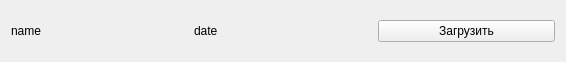
<?xml version="1.0" encoding="UTF-8"?>
<ui version="4.0">
 <class>FileSelector</class>
 <widget class="QWidget" name="FileSelector">
  <property name="geometry">
   <rect>
    <x>0</x>
    <y>0</y>
    <width>566</width>
    <height>62</height>
   </rect>
  </property>
  <property name="windowTitle">
   <string>Form</string>
  </property>
  <layout class="QHBoxLayout" name="horizontalLayout">
   <item>
    <widget class="QLabel" name="fileNameLabel">
     <property name="text">
      <string>name</string>
     </property>
    </widget>
   </item>
   <item>
    <widget class="QLabel" name="changeDataLabel">
     <property name="text">
      <string>date</string>
     </property>
    </widget>
   </item>
   <item>
    <widget class="QPushButton" name="pushButton">
     <property name="text">
      <string>Загрузить</string>
     </property>
    </widget>
   </item>
  </layout>
 </widget>
 <resources/>
 <connections/>
</ui>
